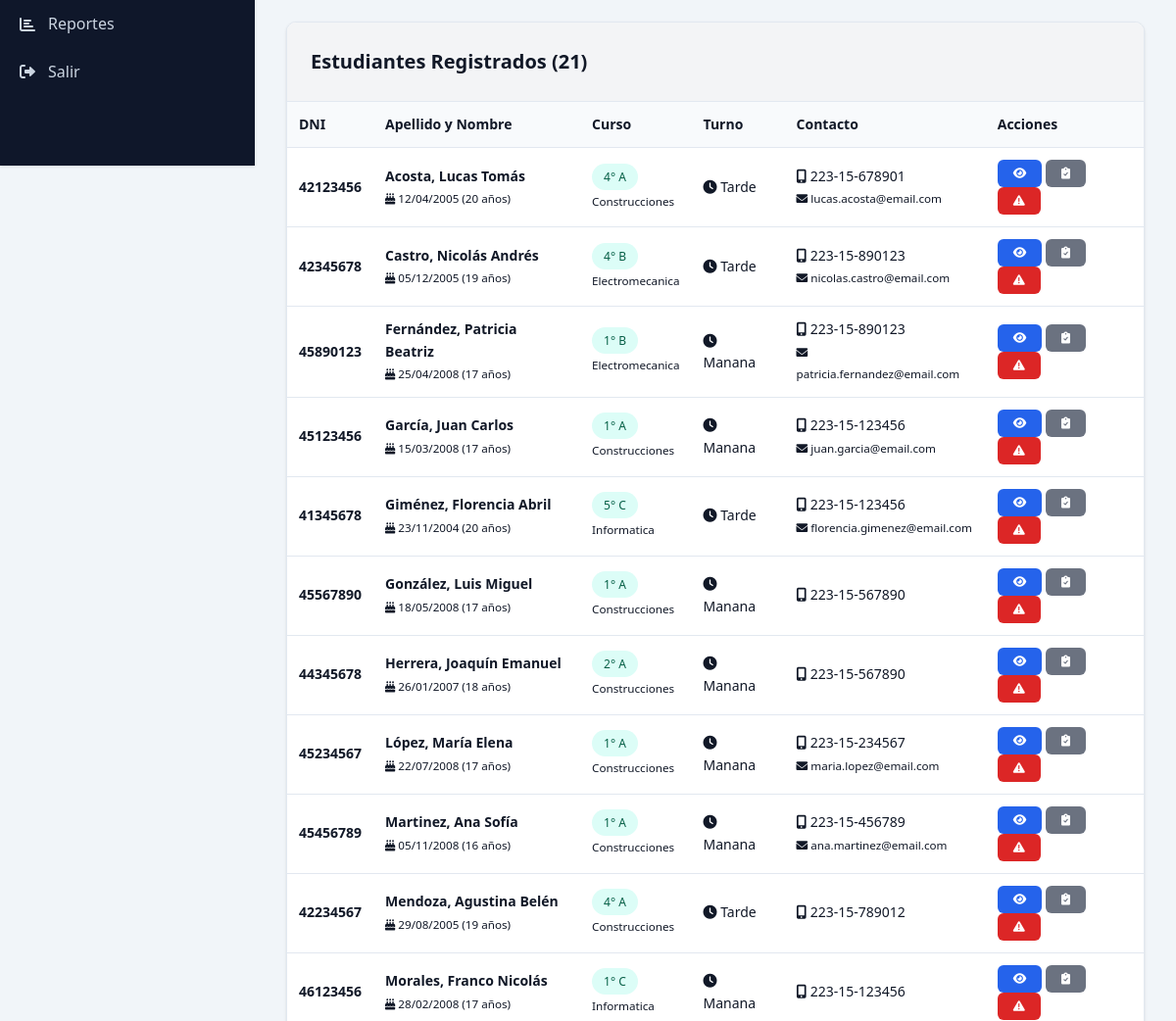
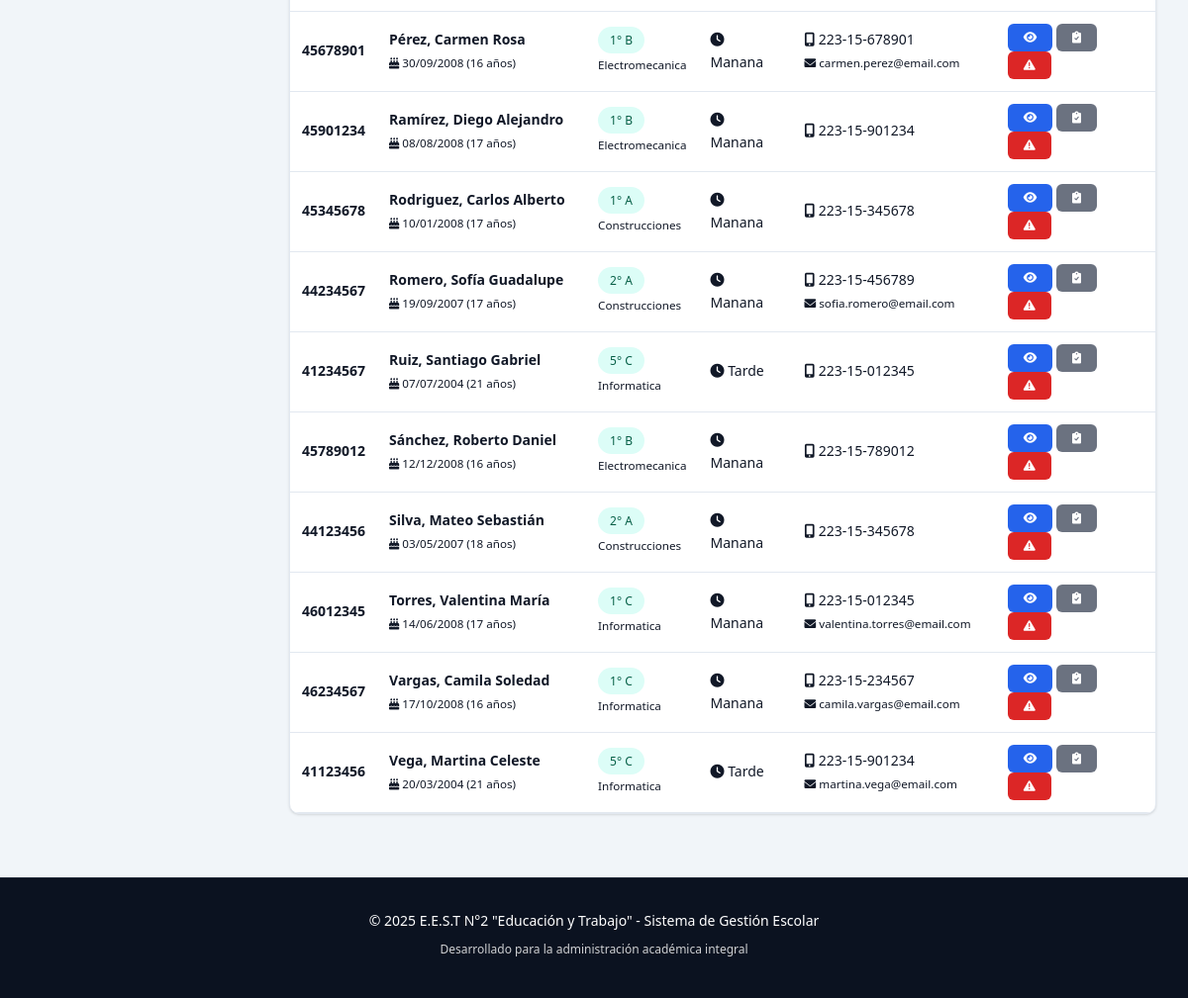
The app's page /estudiantes.php (signed in, lower part), older data (2 pictures, top to bottom).
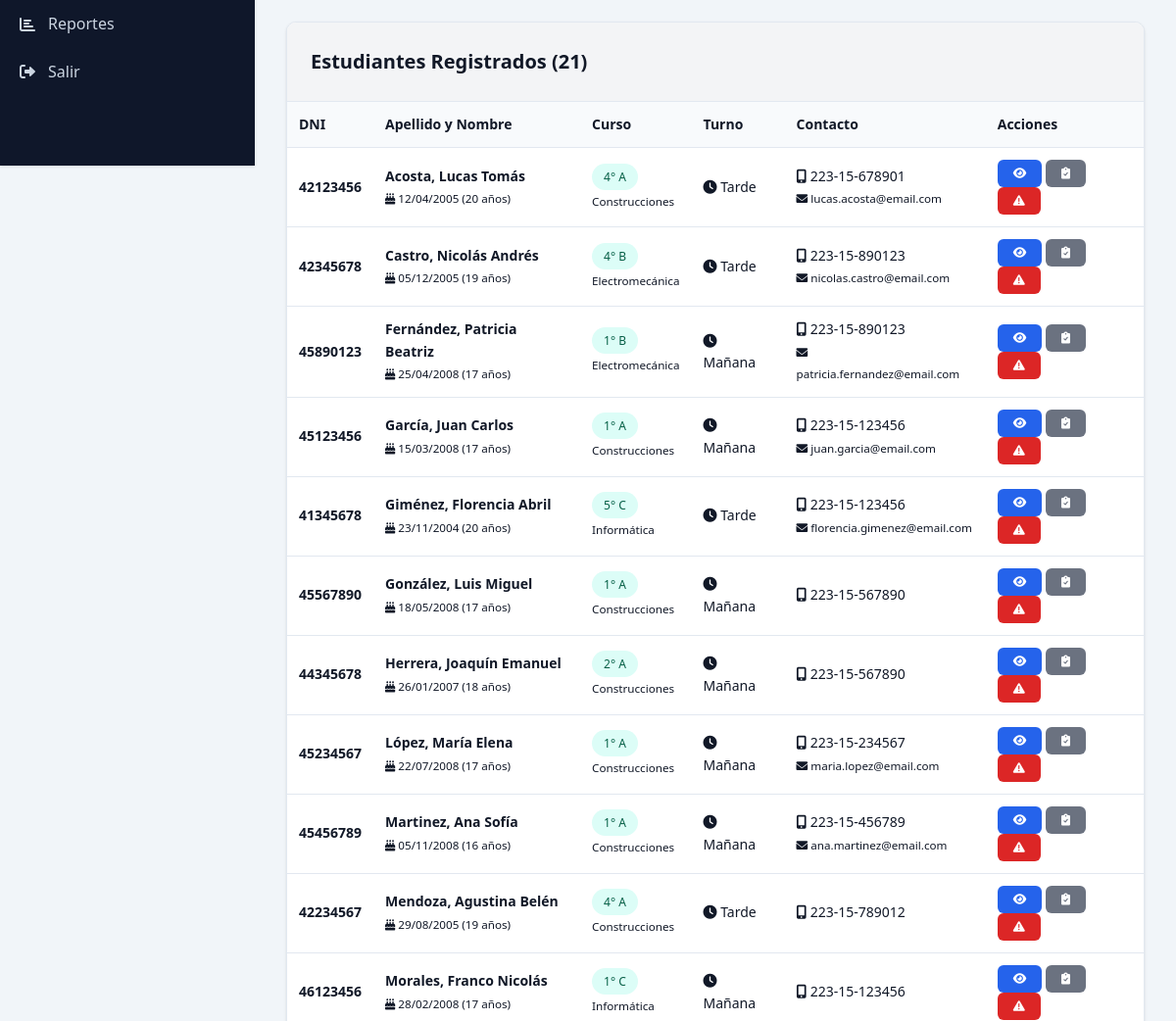
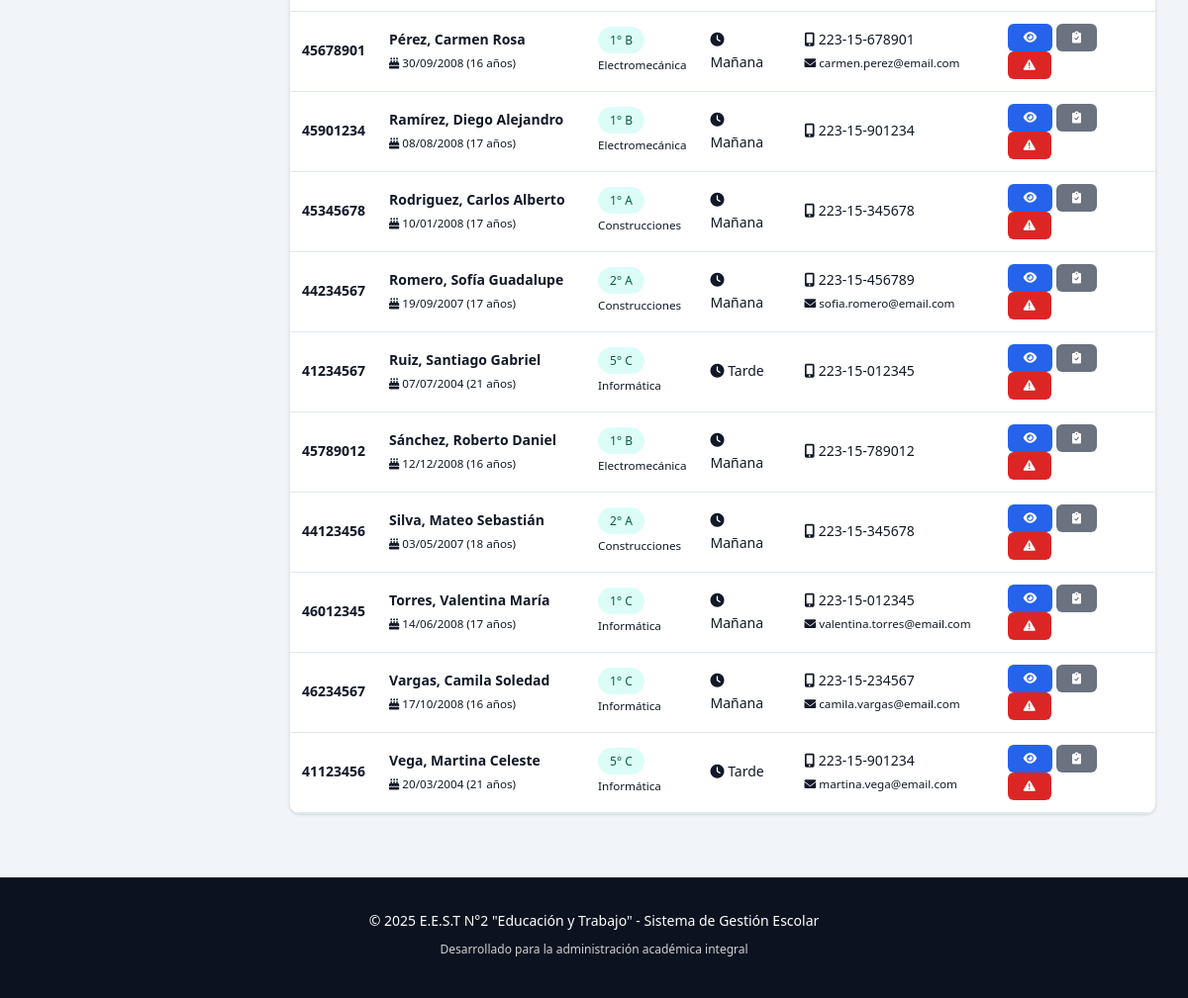
The same page, newer data (2 pictures, top to bottom).
### tables this page shows
CREATE TABLE IF NOT EXISTS estudiantes (
    id INT AUTO_INCREMENT PRIMARY KEY,
    dni VARCHAR(20) UNIQUE NOT NULL,
    apellido VARCHAR(100) NOT NULL,
    nombre VARCHAR(100) NOT NULL,
    fecha_nacimiento DATE,
    grupo_sanguineo VARCHAR(10),
    obra_social VARCHAR(100),
    domicilio TEXT,
    telefono_fijo VARCHAR(20),
    telefono_celular VARCHAR(20),
    email VARCHAR(100),
    foto VARCHAR(255),  
    curso_id INT,
    activo BOOLEAN DEFAULT TRUE,
    fecha_ingreso DATE DEFAULT (CURRENT_DATE),
    FOREIGN KEY (curso_id) REFERENCES cursos(id) ON DELETE SET NULL,
    INDEX idx_dni (dni),
    INDEX idx_apellido (apellido),
    INDEX idx_curso (curso_id),
    INDEX idx_activo (activo)
);

CREATE TABLE IF NOT EXISTS especialidades (
    id INT AUTO_INCREMENT PRIMARY KEY,
    nombre VARCHAR(100) NOT NULL,
    descripcion TEXT,
    activa BOOLEAN DEFAULT TRUE,
    INDEX idx_activa (activa)
);

CREATE TABLE IF NOT EXISTS turnos (
    id INT AUTO_INCREMENT PRIMARY KEY,
    nombre VARCHAR(20) NOT NULL,  
    hora_inicio TIME,
    hora_fin TIME
);

CREATE TABLE IF NOT EXISTS cursos (
    id INT AUTO_INCREMENT PRIMARY KEY,
    anio INT NOT NULL,  
    division VARCHAR(5) NOT NULL,  
    turno_id INT NOT NULL,
    especialidad_id INT NOT NULL,
    taller_id INT,
    grado ENUM('inferior', 'superior') NOT NULL,  
    activo BOOLEAN DEFAULT TRUE,
    FOREIGN KEY (turno_id) REFERENCES turnos(id) ON DELETE RESTRICT,
    FOREIGN KEY (especialidad_id) REFERENCES especialidades(id) ON DELETE RESTRICT,
    FOREIGN KEY (taller_id) REFERENCES talleres(id) ON DELETE SET NULL,
    UNIQUE KEY unique_curso (anio, division, turno_id, especialidad_id),
    INDEX idx_turno (turno_id),
    INDEX idx_especialidad (especialidad_id),
    INDEX idx_activo (activo)
);

### config/database.php (called while the page is built, shortened)
<?php
class Database {
    private static $instance = null;
    private $connection;
    private function __construct() {
        $host = 'localhost';
        $port = '3306';
        $dbname = 'cuaderno_digital_eest2';
        $username = 'root';
        $password = '';
        try {
            $this->connection = new PDO(
                "mysql:host=$host;port=$port;dbname=$dbname;charset=utf8mb4",
                $username,
                $password,
                [
                    PDO::ATTR_ERRMODE => PDO::ERRMODE_EXCEPTION,
                    PDO::ATTR_DEFAULT_FETCH_MODE => PDO::FETCH_ASSOC,
                    PDO::ATTR_EMULATE_PREPARES => false
                ]
            );
        } catch (PDOException $e) {
            throw new Exception("Connection failed: " . $e->getMessage());
        }
    }
    public static function getInstance() {
        if (self::$instance === null) {
            self::$instance = new self();
        }
        return self::$instance;
    }
    public function query($sql, $params = []) {
        $stmt = $this->connection->prepare($sql);
        $stmt->execute($params);
        return $stmt;
    }
    public function fetchAll($sql, $params = []) {
        $stmt = $this->query($sql, $params);
        return $stmt->fetchAll();
    }
}
?>

### includes/auth.php (called while the page is built, shortened)
<?php
require_once __DIR__ . '/../config/database.php';
class Auth {
    public function isLoggedIn() {
        return isset($_SESSION['logged_in']) && $_SESSION['logged_in'] === true;
    }
    public function hasRole($role) {
        return $this->isLoggedIn() && $_SESSION['rol'] === $role;
    }
}
$auth = new Auth();
?>

### estudiantes.php (the view, shortened to what the changed rows need)
<?php
include 'includes/header.php';
require_once 'config/database.php';
$db = Database::getInstance();
$where_conditions = ["e.activo = 1"];
$params = [];
$where_clause = implode(" AND ", $where_conditions);
$estudiantes = $db->fetchAll("
    SELECT e.*, c.anio, c.division, esp.nombre as especialidad, t.nombre as turno
    FROM estudiantes e
    LEFT JOIN cursos c ON e.curso_id = c.id
    LEFT JOIN especialidades esp ON c.especialidad_id = esp.id
    LEFT JOIN turnos t ON c.turno_id = t.id
    WHERE $where_clause
    ORDER BY e.apellido, e.nombre
    LIMIT 100
", $params);
?>
<section class="estudiantes-section">
    <div class="card">
        <div class="table-container">
            <table class="table">
                <thead>
                    <tr>
                        <th>DNI</th>
                        <th>Apellido y Nombre</th>
                        <th>Curso</th>
                        <th>Turno</th>
                        <th>Contacto</th>
                        <th>Acciones</th>
                    </tr>
                </thead>
                <tbody>
                    <?php if (!empty($estudiantes)): ?>
                        <?php foreach ($estudiantes as $estudiante): ?>
                        <tr>
                            <td>
                                <strong><?php echo htmlspecialchars($estudiante['dni']); ?></strong>
                            </td>
                            <td>
                                <strong><?php echo htmlspecialchars($estudiante['apellido'] . ', ' . $estudiante['nombre']); ?></strong>
                                <?php if ($estudiante['fecha_nacimiento']): ?>
                                <br><small>
                                    <i class="fas fa-birthday-cake"></i>
                                    <?php echo date('d/m/Y', strtotime($estudiante['fecha_nacimiento'])); ?>
                                    (<?php echo floor((time() - strtotime($estudiante['fecha_nacimiento'])) / (365.25 * 24 * 3600)); ?> años)
                                </small>
                                <?php endif; ?>
                            </td>
                            <td>
                                <?php if ($estudiante['anio']): ?>
                                    <span class="status status-success">
                                        <?php echo $estudiante['anio'] . '° ' . $estudiante['division']; ?>
                                    </span>
                                    <br><small><?php echo htmlspecialchars($estudiante['especialidad']); ?></small>
                                <?php else: ?>
                                    <span class="status status-warning">Sin asignar</span>
                                <?php endif; ?>
                            </td>
                            <td>
                                <?php if ($estudiante['turno']): ?>
                                    <i class="fas fa-clock"></i> <?php echo htmlspecialchars($estudiante['turno']); ?>
                                <?php else: ?>
                                    <span class="status status-warning">-</span>
                                <?php endif; ?>
                            </td>
                            <td>
                                <?php if ($estudiante['telefono_celular']): ?>
                                    <i class="fas fa-mobile-alt"></i> <?php echo htmlspecialchars($estudiante['telefono_celular']); ?>
                                <?php elseif ($estudiante['telefono_fijo']): ?>
                                    <i class="fas fa-phone"></i> <?php echo htmlspecialchars($estudiante['telefono_fijo']); ?>
                                <?php else: ?>
                                    <span class="status status-warning">Sin teléfono</span>
                                <?php endif; ?>
                                <?php if ($estudiante['email']): ?>
                                    <br><small><i class="fas fa-envelope"></i> <?php echo htmlspecialchars($estudiante['email']); ?></small>
                                <?php endif; ?>
                            </td>
                            <td>
                                <a href="estudiante_ficha.php?id=<?php echo $estudiante['id']; ?>"
                                   class="btn btn-sm btn-primary" title="Ver ficha completa">
                                    <i class="fas fa-eye"></i>
                                </a>
                                <?php if ($auth->hasRole('admin') || $auth->hasRole('directivo')): ?>
                                <a href="notas.php?estudiante=<?php echo $estudiante['id']; ?>"
                                   class="btn btn-sm btn-secondary" title="Ver notas">
                                    <i class="fas fa-clipboard-check"></i>
                                </a>
                                <?php endif; ?>
                                <a href="llamados.php?estudiante=<?php echo $estudiante['id']; ?>"
                                   class="btn btn-sm btn-danger" title="Ver llamados">
                                    <i class="fas fa-exclamation-triangle"></i>
                                </a>
                            </td>
                        </tr>
                        <?php endforeach; ?>
                    <?php endif; ?>
                </tbody>
            </table>
        </div>
    </div>
</section>
<?php include 'includes/footer.php'; ?>

Row changes from the older to the newer data that the page shows:
changed through a linked row, estudiantes "Castro, Nicolás Andrés": especialidades.nombre "Electromecanica" → "Electromecánica"
changed through a linked row, estudiantes "Fernández, Patricia Beatriz": especialidades.nombre "Electromecanica" → "Electromecánica"; turnos.nombre "Manana" → "Mañana"
changed through a linked row, estudiantes "García, Juan Carlos": turnos.nombre "Manana" → "Mañana"
changed through a linked row, estudiantes "Giménez, Florencia Abril": especialidades.nombre "Informatica" → "Informática"
changed through a linked row, estudiantes "González, Luis Miguel": turnos.nombre "Manana" → "Mañana"
changed through a linked row, estudiantes "Herrera, Joaquín Emanuel": turnos.nombre "Manana" → "Mañana"
changed through a linked row, estudiantes "López, María Elena": turnos.nombre "Manana" → "Mañana"
changed through a linked row, estudiantes "Martinez, Ana Sofía": turnos.nombre "Manana" → "Mañana"
changed through a linked row, estudiantes "Morales, Franco Nicolás": especialidades.nombre "Informatica" → "Informática"; turnos.nombre "Manana" → "Mañana"
changed through a linked row, estudiantes "Pérez, Carmen Rosa": especialidades.nombre "Electromecanica" → "Electromecánica"; turnos.nombre "Manana" → "Mañana"
changed through a linked row, estudiantes "Ramírez, Diego Alejandro": especialidades.nombre "Electromecanica" → "Electromecánica"; turnos.nombre "Manana" → "Mañana"
changed through a linked row, estudiantes "Rodriguez, Carlos Alberto": turnos.nombre "Manana" → "Mañana"
changed through a linked row, estudiantes "Romero, Sofía Guadalupe": turnos.nombre "Manana" → "Mañana"
changed through a linked row, estudiantes "Ruiz, Santiago Gabriel": especialidades.nombre "Informatica" → "Informática"
changed through a linked row, estudiantes "Sánchez, Roberto Daniel": especialidades.nombre "Electromecanica" → "Electromecánica"; turnos.nombre "Manana" → "Mañana"
changed through a linked row, estudiantes "Silva, Mateo Sebastián": turnos.nombre "Manana" → "Mañana"
changed through a linked row, estudiantes "Torres, Valentina María": especialidades.nombre "Informatica" → "Informática"; turnos.nombre "Manana" → "Mañana"
changed through a linked row, estudiantes "Vargas, Camila Soledad": especialidades.nombre "Informatica" → "Informática"; turnos.nombre "Manana" → "Mañana"
changed through a linked row, estudiantes "Vega, Martina Celeste": especialidades.nombre "Informatica" → "Informática"
